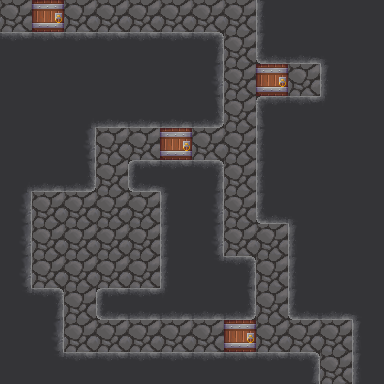

The image is a tile-based game level rendered from a .tmx file. Its description and complete source (layers, tilesets, objects, tile grids) follow:
An orthogonal 12x12 tile map with 32x32 px tiles, 2 tile layers (map, doors) and 62 objects (58x wall, 4x door).

<map version="1.10" tiledversion="1.11.2" orientation="orthogonal" renderorder="right-down" width="12" height="12" tilewidth="32" tileheight="32" infinite="0" nextlayerid="4" nextobjectid="66">
 <tileset firstgid="1" source="dungeon.tsx" />
 <layer id="1" name="map" width="12" height="12">
  <data encoding="csv">
4,4,4,4,4,4,4,4,19,21,21,21,
1,1,1,1,1,1,3,4,11,10,6,21,
21,21,21,21,21,21,20,4,4,4,19,21,
21,21,5,10,10,10,12,4,2,1,15,21,
21,21,20,4,4,7,4,4,19,21,21,21,
5,10,12,4,22,23,3,4,19,21,21,21,
20,4,4,4,4,19,20,4,11,6,21,21,
20,4,4,4,4,19,20,4,4,19,21,21,
20,4,4,4,4,19,14,3,4,19,21,21,
14,3,4,22,13,24,10,12,4,11,10,6,
21,20,4,4,4,4,4,7,4,4,4,19,
21,14,1,1,1,1,1,1,1,3,4,19
</data>
 </layer>
 <layer id="3" name="doors" width="12" height="12">
  <data encoding="csv">
0,7,0,0,0,0,0,0,0,0,0,0,
0,0,0,0,0,0,0,0,0,0,0,0,
0,0,0,0,0,0,0,0,7,0,0,0,
0,0,0,0,0,0,0,0,0,0,0,0,
0,0,0,0,0,0,0,0,0,0,0,0,
0,0,0,0,0,0,0,0,0,0,0,0,
0,0,0,0,0,0,0,0,0,0,0,0,
0,0,0,0,0,0,0,0,0,0,0,0,
0,0,0,0,0,0,0,0,0,0,0,0,
0,0,0,0,0,0,0,0,0,0,0,0,
0,0,0,0,0,0,0,0,0,0,0,0,
0,0,0,0,0,0,0,0,0,0,0,0
</data>
 </layer>
 <objectgroup id="2" name="obstacles">
  <object id="2" name="wall" x="0" y="32" width="32" height="32" />
  <object id="3" name="wall" x="64" y="128" width="32" height="32" />
  <object id="4" name="wall" x="0" y="192" width="32" height="32" />
  <object id="5" name="wall" x="0" y="224" width="32" height="32" />
  <object id="6" name="wall" x="96" y="352" width="32" height="32" />
  <object id="9" name="wall" x="256" y="32" width="32" height="32" />
  <object id="10" name="wall" x="320" y="64" width="32" height="32" />
  <object id="11" name="wall" x="256" y="96" width="32" height="32" />
  <object id="12" name="wall" x="288" y="288" width="32" height="32" />
  <object id="13" name="wall" x="352" y="320" width="32" height="32" />
  <object id="14" name="wall" x="96" y="288" width="32" height="32" />
  <object id="15" name="wall" x="160" y="256" width="32" height="32" />
  <object id="16" name="wall" x="160" y="224" width="32" height="32" />
  <object id="17" name="wall" x="128" y="160" width="32" height="32" />
  <object id="18" name="wall" x="32" y="32" width="32" height="32" />
  <object id="19" name="wall" x="64" y="32" width="32" height="32" />
  <object id="20" name="wall" x="96" y="32" width="32" height="32" />
  <object id="21" name="wall" x="128" y="32" width="32" height="32" />
  <object id="22" name="wall" x="160" y="32" width="32" height="32" />
  <object id="23" name="wall" x="192" y="32" width="32" height="32" />
  <object id="24" name="wall" x="192" y="64" width="32" height="32" />
  <object id="25" name="wall" x="192" y="96" width="32" height="32" />
  <object id="26" name="wall" x="160" y="96" width="32" height="32" />
  <object id="27" name="wall" x="128" y="96" width="32" height="32" />
  <object id="28" name="wall" x="96" y="96" width="32" height="32" />
  <object id="29" name="wall" x="64" y="160" width="32" height="32" />
  <object id="30" name="wall" x="32" y="160" width="32" height="32" />
  <object id="31" name="wall" x="0" y="256" width="32" height="32" />
  <object id="32" name="wall" x="32" y="288" width="32" height="32" />
  <object id="33" name="wall" x="32" y="320" width="32" height="32" />
  <object id="34" name="wall" x="64" y="352" width="32" height="32" />
  <object id="35" name="wall" x="160" y="352" width="32" height="32" />
  <object id="36" name="wall" x="128" y="352" width="32" height="32" />
  <object id="37" name="wall" x="192" y="352" width="32" height="32" />
  <object id="38" name="wall" x="224" y="352" width="32" height="32" />
  <object id="39" name="wall" x="256" y="352" width="32" height="32" />
  <object id="40" name="wall" x="288" y="352" width="32" height="32" />
  <object id="41" name="wall" x="160" y="160" width="32" height="32" />
  <object id="42" name="wall" x="160" y="192" width="32" height="32" />
  <object id="43" name="wall" x="192" y="160" width="32" height="32" />
  <object id="44" name="wall" x="192" y="192" width="32" height="32" />
  <object id="45" name="wall" x="192" y="224" width="32" height="32" />
  <object id="46" name="wall" x="224" y="256" width="32" height="32" />
  <object id="47" name="wall" x="224" y="288" width="32" height="32" />
  <object id="48" name="wall" x="192" y="288" width="32" height="32" />
  <object id="49" name="wall" x="160" y="288" width="32" height="32" />
  <object id="50" name="wall" x="128" y="288" width="32" height="32" />
  <object id="51" name="wall" x="256" y="128" width="32" height="32" />
  <object id="52" name="wall" x="256" y="160" width="32" height="32" />
  <object id="53" name="wall" x="256" y="192" width="32" height="32" />
  <object id="54" name="wall" x="288" y="224" width="32" height="32" />
  <object id="55" name="wall" x="288" y="256" width="32" height="32" />
  <object id="56" name="wall" x="320" y="288" width="32" height="32" />
  <object id="57" name="wall" x="352" y="352" width="32" height="32" />
  <object id="58" name="wall" x="256" y="0" width="32" height="32" />
  <object id="59" name="wall" x="288" y="32" width="32" height="32" />
  <object id="60" name="wall" x="288" y="96" width="32" height="32" />
  <object id="61" name="door" x="32" y="0" width="32" height="32" />
  <object id="62" name="door" x="160" y="128" width="32" height="32" />
  <object id="63" name="door" x="224" y="320" width="32" height="32" />
  <object id="64" name="door" x="256" y="64" width="32" height="32" />
  <object id="65" name="wall" x="64" y="224" width="32" height="32" />
 </objectgroup>
</map>